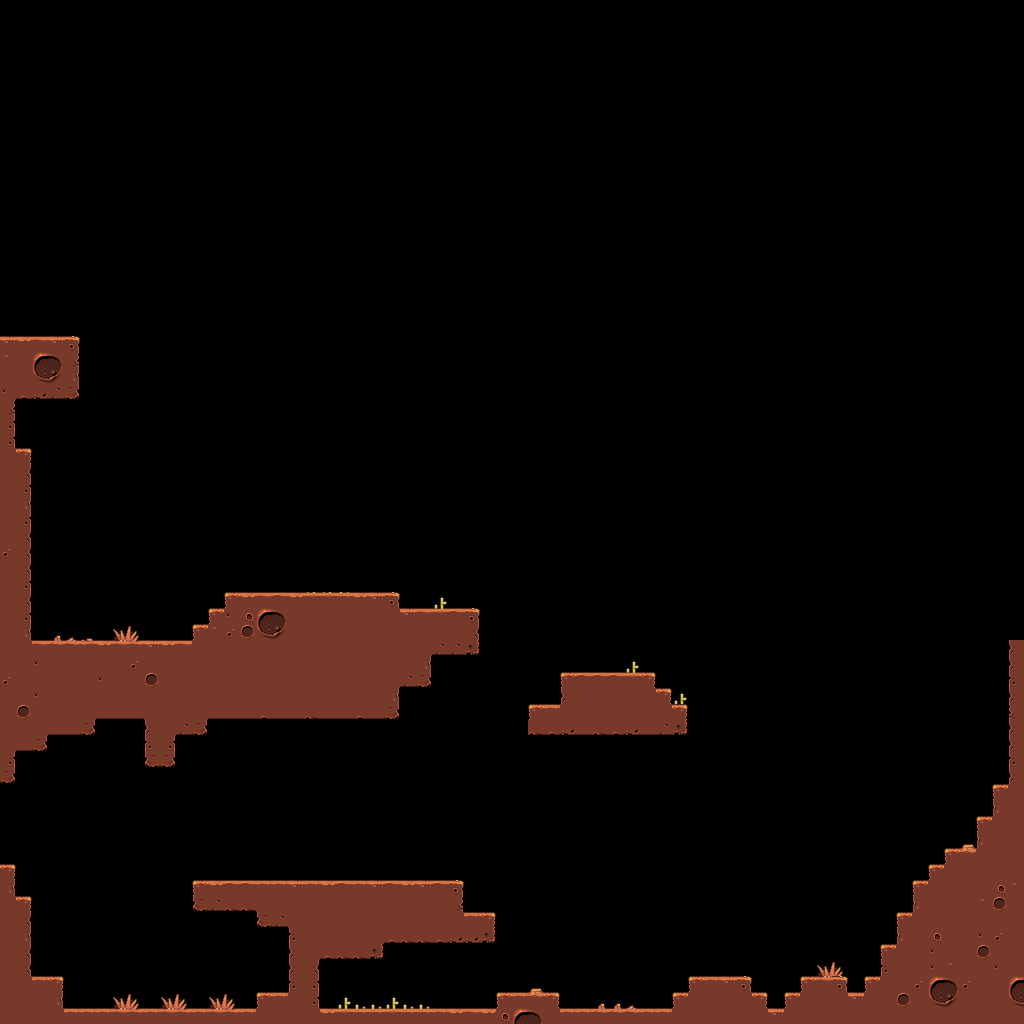

A 2D game scene composited from a Tiled map and its tileset images. What follows is a short description and the map's XML, with each tile layer's data collapsed to a summary:
An orthogonal 64x64 tile map with 16x16 px tiles, 1 tile layer (Walls), 2 tilesets and 3 objects.

<map version="1.0" orientation="orthogonal" width="64" height="64" tilewidth="16" tileheight="16">
 <properties>
  <property name="enemyShootTime" value="2500" />
  <property name="fuelExpense" value="1" />
  <property name="lifeExpense" value="20" />
 </properties>
 <tileset firstgid="1" name="tiles-1" tilewidth="16" tileheight="16">
  <image source="tiles-1.png" width="272" height="64" />
 </tileset>
 <tileset firstgid="69" name="enemies" tilewidth="32" tileheight="32">
  <image source="longarrow2.png" width="72" height="32" />
 </tileset>
 <layer name="Walls" width="64" height="64">
  <data>[4096 cells, 586 non-empty, 50 distinct tile ids]</data>
 </layer>
 <objectgroup name="Enemy" width="64" height="64">
  <object gid="69" x="-2" y="848" />
  <object gid="69" x="708" y="993" />
  <object gid="69" x="607" y="689" />
 </objectgroup>
</map>
